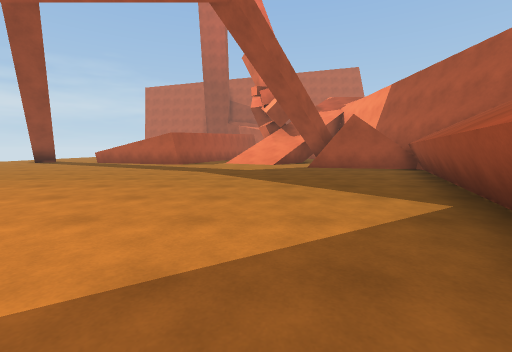
view 1 (above)

24 first-person views from a walk through a scene from a Unity 3-D project. The camera is 1.2 m above the floor, tilts 6° down and sees 90° across. The floor is counted in squares, 2 m on a side. Each view is taken from the middle of a square. On the plan, view 1 faces up. The plan holds only what a view shows up to about 9 squares ahead; the rest is blank. The place goes on beyond the plan. The player is left out.

view 2
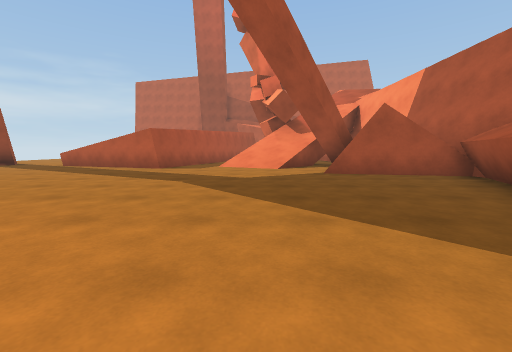

view 3
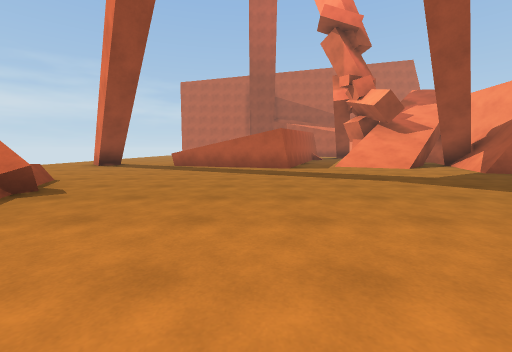

view 4
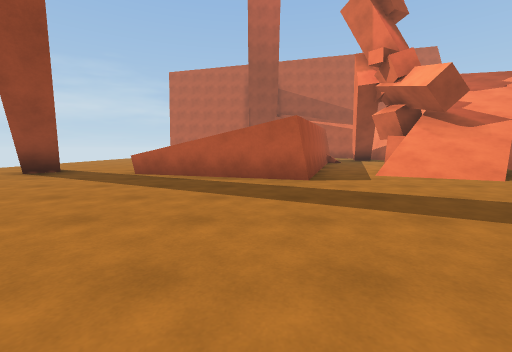

view 5
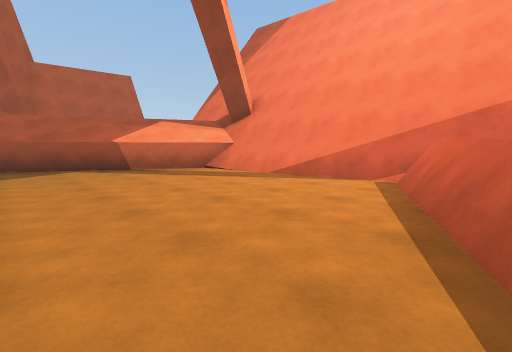

view 6
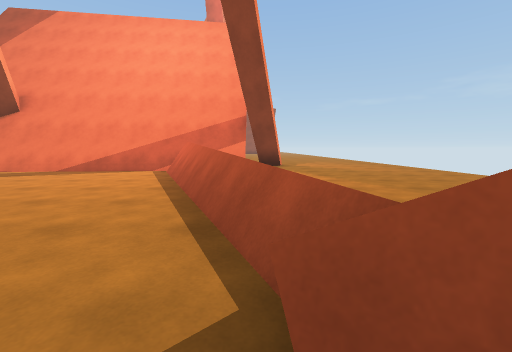

view 7
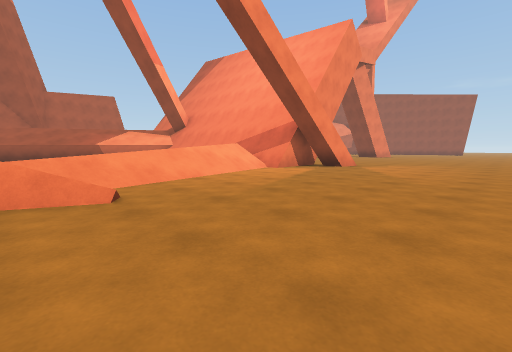

view 8
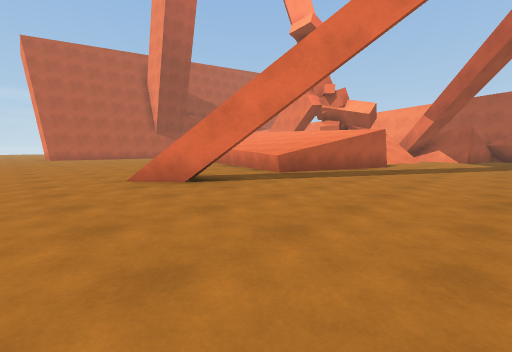

view 9
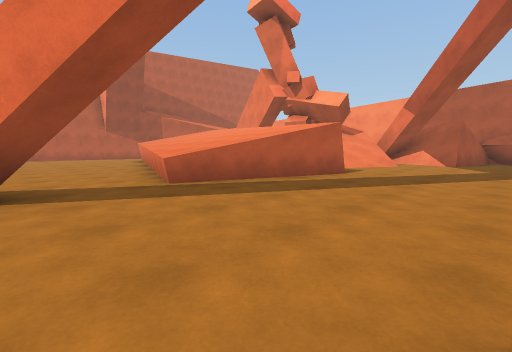

view 10
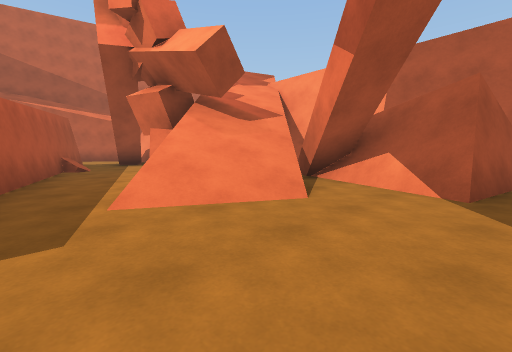

view 11
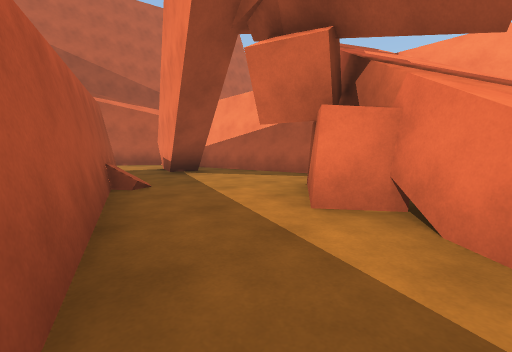

view 12
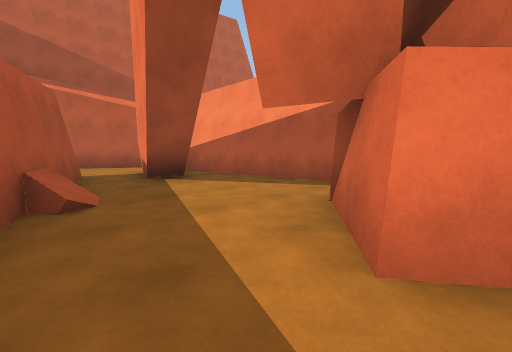

view 13
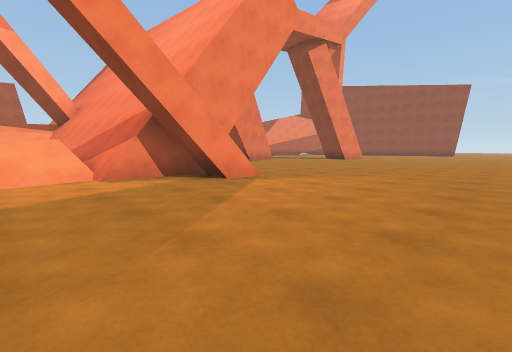

view 14
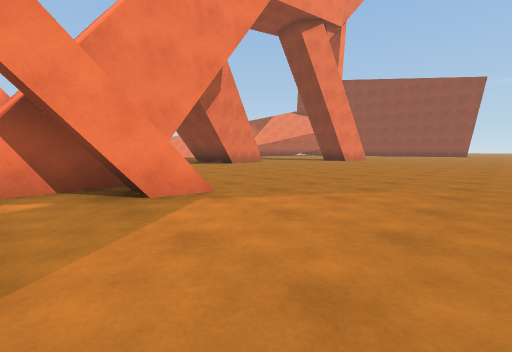

view 15
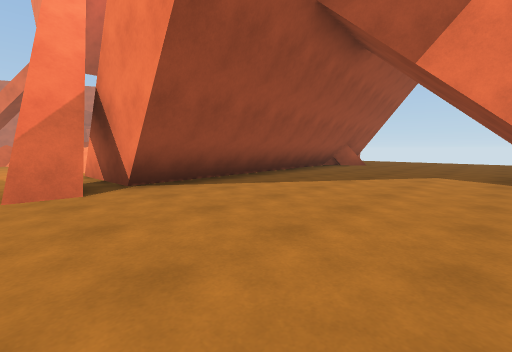

view 16
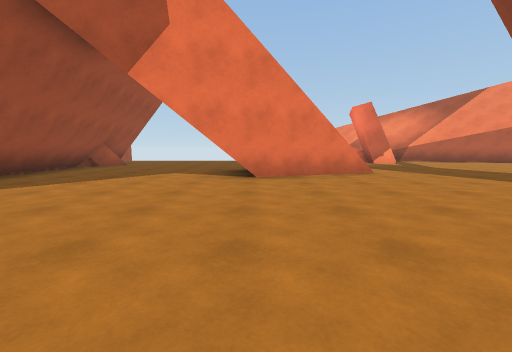

view 17
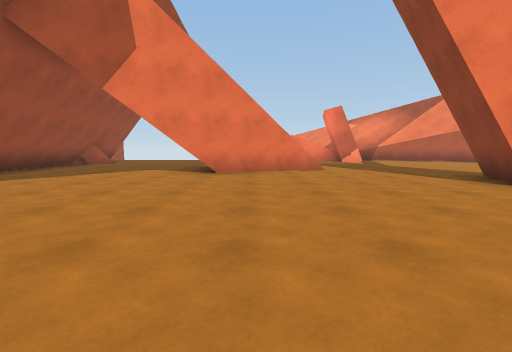

view 18
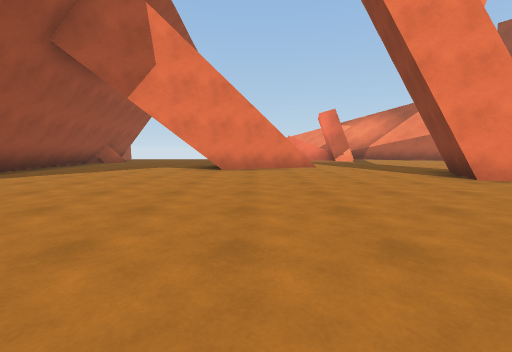

view 19
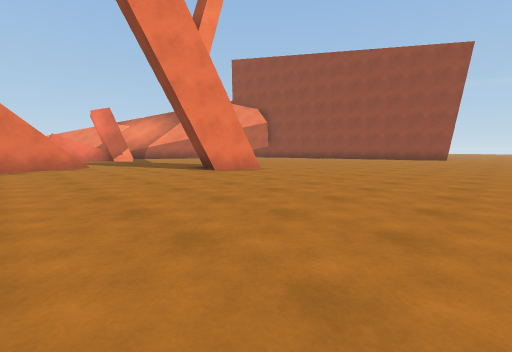

view 20
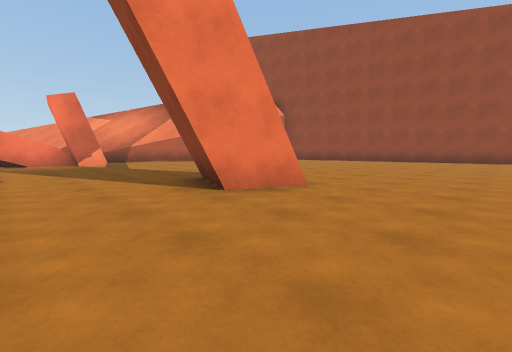

view 21
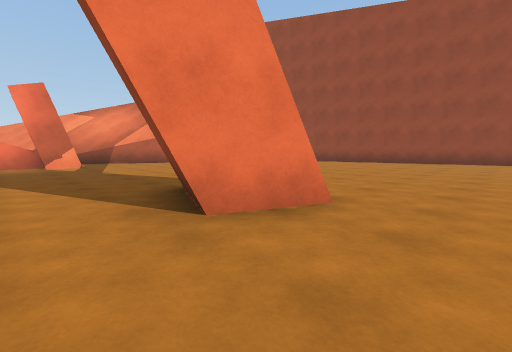

view 22
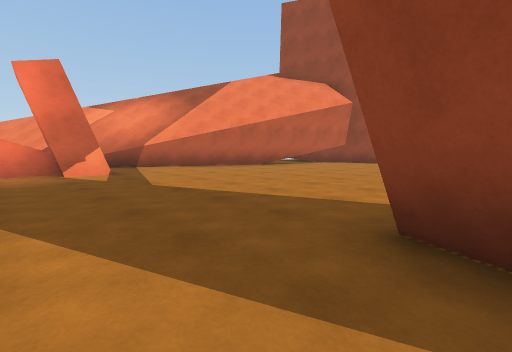

view 23
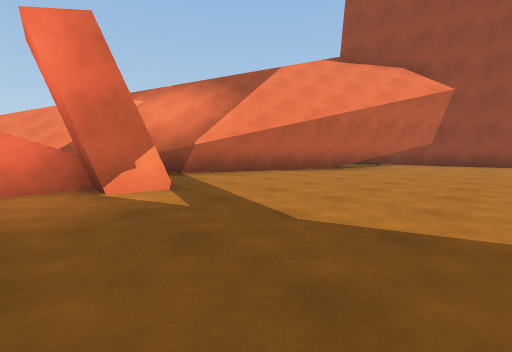

view 24
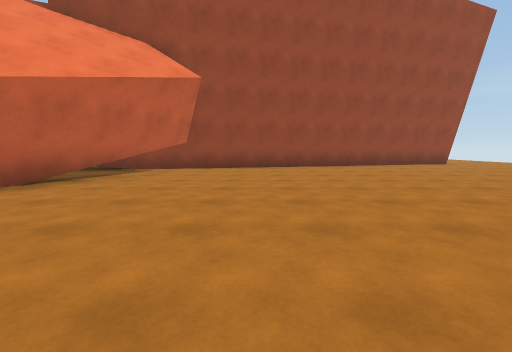

### Floor plan
Key: @ floor where view 1 was taken; # wall or solid block; . floor; / step, stairs or slope; = window, fence, low wall or low ledge; ^ raised ledge; C cube.
Columns run from 12 left of view 1 to 7 right of it. Each row starts with its distance up from view 1.
 18 ... ..     #.####
 17 .......    #....#
 16 .......^  ##....#
 15 .......^  #.....
 14 ......^^  #..C#
 13 ......^^ ##..##.#
 12 ..//..^^ #..###=#
 11 ..##.^^^##.=//###
 10 .........#..//.#
  9 ..............####
  8 ...............###
  7 ....=............#
  6     /...........##
  5 ..../=..........#
  4 ...//=.........##
  3 .....//........#
  2 ...../=.......##
  1 .....//.......#
  0 ....../=....@##
 -1 ....../=######
 -2 ......########
 -3 .....#########
 -4 .....######...
 -5 ...............
 -6 ................
 -7 .................
 -8 .........   .....
 -9 ........./
-10 ........../
-11 ..........#
-12 ...........//...#
-13  ...............#
-14  ......#.......## ^^
-15  ......##.........^
-16  ....... ........#
-17  ....... .......##
-18  ...............#
-19  ..............##
-20  ..............#
-21  .............##
-22  .. ..........#
-23     .........##
-24    .........###
-25    .....#####
-26      #

Where each view was taken, in squares from view 1:
view 1: 0 up, 0 right, facing up
view 2: 2 up, 0 right, facing up
view 3: 2 up, 4 left, facing up
view 4: 5 up, 4 left, facing up
view 5: 4 up, 6 left, facing down-right
view 6: 6 up, 7 left, facing down
view 7: 5 up, 12 left, facing down-right
view 8: 7 up, 12 left, facing up-right
view 9: 7 up, 9 left, facing up-right
view 10: 8 up, 2 left, facing up-right
view 11: 12 up, 2 left, facing up-right
view 12: 13 up, 1 left, facing up-right
view 13: 0 up, 12 left, facing down-right
view 14: 2 down, 11 left, facing down-right
view 15: 8 down, 8 left, facing up-right
view 16: 9 down, 8 left, facing right
view 17: 10 down, 9 left, facing right
view 18: 10 down, 10 left, facing right
view 19: 10 down, 11 left, facing down-right
view 20: 12 down, 8 left, facing down-right
view 21: 13 down, 7 left, facing down-right
view 22: 13 down, 4 left, facing down-right
view 23: 13 down, 1 left, facing down-right
view 24: 16 down, 1 left, facing down
